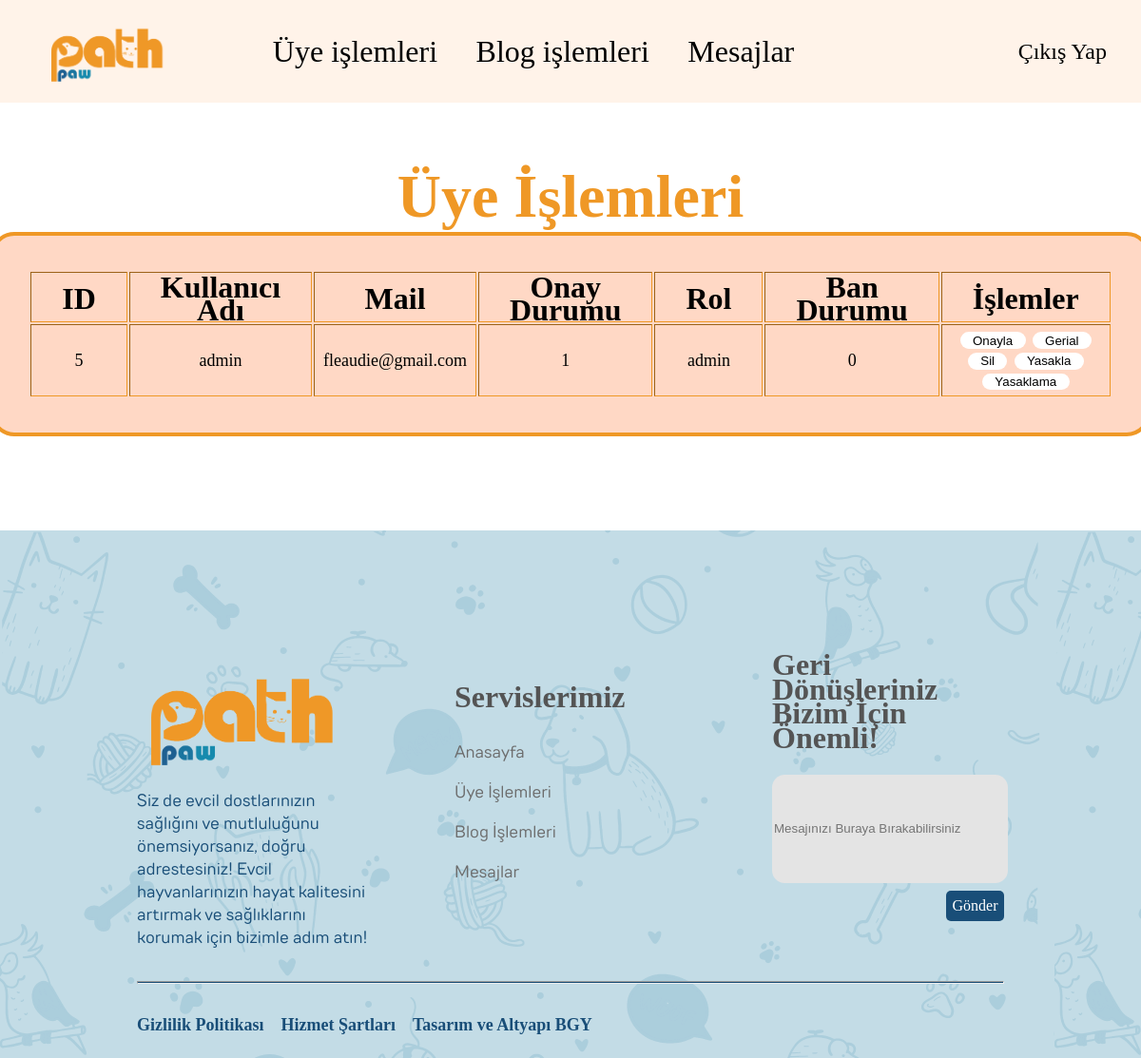
/php/admin/adduser.php (signed in), run on the app's committed database.
### tables this page shows
CREATE TABLE `users` (
  `id` int(11) NOT NULL,
  `username` varchar(250) NOT NULL,
  `mail` varchar(250) NOT NULL,
  `name` varchar(250) NOT NULL,
  `surname` varchar(250) NOT NULL,
  `password` varchar(250) NOT NULL,
  `role` varchar(250) NOT NULL COMMENT 'user',
  `approved` int(11) NOT NULL,
  `banned` int(11) NOT NULL
);

### php/admin/adduser.php (the view, shortened to what this page needs)
<?php
$conn = new mysqli("localhost", "root", "", "pawpath");
$conn->set_charset("utf8");
?>
<!DOCTYPE html>
<html lang="en">
<head>
    <link rel="stylesheet" href="../../css/style.css">
</head>
<body>
    <div class="container">
        <div class="col-head">
            <div class="col-logo"><img src="../../img/logo.png"></div>
            <div class="col-menu">
                <ul>
                    <li><a href="adduser.php">Üye işlemleri</a></li>
                    <li><a href="addblog.php">Blog işlemleri</a></li>
                    <li><a href="messages.php">Mesajlar</a></li>
                </ul>
            </div>
            <div class="col-user-act">
                <ul>
                    <li><a href="../../php/logout.php">Çıkış Yap</a></li>
                </ul>
            </div>
        </div>
        <div class="columns col-users">
            <div class="col-userhead">
        <h2>Üye İşlemleri</h2>
</div>
<div class="col-user-table">
    <table border="1">
        <tr>
            <th>ID</th>
            <th>Kullanıcı Adı</th>
            <th>Mail</th>
            <th>Onay Durumu</th>
            <th>Rol</th>
            <th>Ban Durumu</th>
            <th>İşlemler</th>
        </tr>
        <?php
        $result = $conn->query("SELECT * FROM users ");
        while ($row = $result->fetch_assoc()) {
            echo "<tr>";
            echo "<td>{$row['id']}</td>";
            echo "<td>{$row['username']}</td>";
            echo "<td>{$row['mail']}</td>";
            echo "<td>{$row['approved']}</td>";
            echo "<td>{$row['role']}</td>";
            echo "<td>{$row['banned']}</td>";
            echo "<td>
                    <form action=\"\" method=\"POST\">
                        <input type=\"hidden\" name=\"userId\" value=\"{$row['id']}\">
                        <input type=\"submit\" name=\"case\" value=\"Onayla\">
                        <input type=\"submit\" name=\"case\" value=\"Gerial\">
                        <input type=\"submit\" name=\"case\" value=\"Sil\">
                        <input type=\"submit\" name=\"case\" value=\"Yasakla\">
                        <input type=\"submit\" name=\"case\" value=\"Yasaklama\">
                    </form>
                  </td>";
            echo "</tr>";
        }
        ?>
    </table>
    </div>
        </div>
        <div class="col-footer col-footer-bg">
            <div class="col-footer1">
                <div class="col-left">
                    <img src="../../img/logo.png"><br>
                    <p>Siz de evcil dostlarınızın sağlığını ve mutluluğunu önemsiyorsanız, doğru adrestesiniz! Evcil hayvanlarınızın hayat kalitesini artırmak ve sağlıklarını korumak için bizimle adım atın!</p>
                </div>
                <div class="col-center">
                    <h2>Servislerimiz</h2>
                    <ul>
                        <li><a href="index.php">Anasayfa</a></li>
                        <li><a href="#">Üye İşlemleri</a></li>
                        <li><a href="#">Blog İşlemleri</a></li>
                        <li><a href="#">Mesajlar</a></li>
                    </ul>
                </div>
                <div class="col-right">
                    <h6>Geri Dönüşleriniz Bizim İçin Önemli!</h6>
                    <form>
                        <input type="text" id="footertext" placeholder="Mesajınızı Buraya Bırakabilirsiniz" />
                        <button type="submit" id="footerbtn">Gönder</button>
                    </form>
                </div>
            </div>
            <div class="col-footer-hr"><hr></div>
            <div class="col-footer2">
                <div class="col-copy">
                    <h4>Gizlilik Politikası</h4>
                    <h4>Hizmet Şartları</h4>
                    <h4>Tasarım ve Altyapı BGY</h4>
                </div>
            </div>
        </div>
    </div>
</body>
</html>

### css/style.css (style rules this page uses)
html { font-size: 20px; }
body { font-size: 1.125rem; color: #000000; margin: 0; }
h2 { font-size: 1.5rem; }
.container { width: 100%; margin: 0 auto; }
.columns { display: flex; justify-content: space-between; align-items: center; padding: .5em 3em; margin: 0; }
.col-head { background: #fedab850; height: 6em; display: flex; justify-content: space-between; align-items: center; font-family: "Dongle-Bold"; }
.col-logo { width: 10%; }
.col-logo img { width: 100%; padding: .5em 3em; }
.col-menu { width: 60%; }
.col-menu ul li { list-style-type: none; padding: .5em 2em; margin: 0; display: inline-block; }
.col-menu a { color: #000000; text-decoration: none; font-size: 2rem; }
.col-user-act { width: auto; max-width: 30%; }
.col-user-act a { color: #000000; text-decoration: none; font-size: 1.5rem; }
.col-user-act ul li { list-style-type: none; display: inline-block; padding: .5em 2em .5em 0; margin-left: -1em; }
.col-footer { margin: 0; display: flex; flex-direction: column; }
.col-footer1 { display: flex; justify-content: space-between; align-items:center; padding: .4em 8em; margin: 0; }
.col-footer2 { display: flex; justify-content: space-between; align-items: center; padding: 0 8em; margin: 0; }
.col-footer-hr { display: flex; justify-content: space-between; align-items: center; padding: 0 8em; margin: 0; }
.col-footer-bg { background: url(../img/footer_background.png); background-color: #1a779f42; }
.col-left { text-align: center ; margin-top: 6em; width: 33%; }
.col-left img { padding:1em 1em 0 0 ; width: 80%; }
.col-left p { font-family: "TT-Regular"; text-align: left; color: #194E78; }
.col-center { margin-bottom: -3em; margin-left: 5em; width: 33%; }
.col-center h2 { font-family: "Dongle-Bold"; color:#545454; font-size: 2rem; text-align: left; }
.col-center a { font-family: "TT-Regular"; text-decoration: none; color: #6C6C6C; padding-left: 0; padding: 0; }
.col-center ul li { list-style-type: none; margin-top: 1em; padding: 0; }
.col-center ul { padding: 0; }
.col-right { margin-left: 5em; width: 33%; }
.col-right h6 { margin-bottom: .8em; font-family: "Dongle-Bold"; color:#545454; font-size: 2rem; line-height: .8em; }
#footertext { width:100%; height: 7rem; background-color: #E4E4E4; border: none; border-radius: 1em; }
#footerbtn { float: right; margin-top: .5em; cursor: pointer ; margin-left: auto; margin-right: 0; font-size: 1rem; font-family: "Dongle-Bold"; border:none; border-radius: 5px; height:2em; width: 25%; background-color: #194E78; color: white; }
.col-footer-hr hr { width: 100%; background-color: #194E78; height: .07em; }
.col-copy { display: flex; padding:0 1em 0 0; }
.col-copy h4 { margin-right: 1em; color: #194E78; font-family: "Dongle-Bold"; }
.col-users { flex-direction: column; }
.col-userhead { width: 100%; display: flex; align-items: center; justify-content: center; }
.col-userhead h2 { text-align: center; font-family: "Dongle-Bold"; font-size: 4rem; color: #ef9826; margin-bottom: 0; padding-bottom: 0; }
.col-user-table { width: 100%; display: flex; justify-content: center; }
.col-user-table table { background-color: #ffd8c5; border: 4px solid #EF9826; border-radius: 25px; padding: 2em; margin-bottom: 5em; }
.col-user-table table th { font-family: "Dongle-Bold"; font-size: 2rem; padding: .1em 1em 0 1em; line-height: 1.5rem; }
.col-user-table table tr td { text-align: center; padding: .25em .5em; max-width: 600px; }
.col-user-table form input[type="submit"] { background-color: #ffffff; border: none; border-radius: 25px; margin: .1em; padding: .1em 1em; }
@media (max-width: 1680px) { html { font-size: 18px; } }
@media (max-width: 1680px) { .columns { display: flex; justify-content: space-between; align-items: center; padding: .5em 3em; margin: 0; } }
@media (max-width: 1680px) { .col-menu ul li { list-style-type: none; padding: .5em 2em; margin: 0; display: inline-block; } }
@media (max-width: 1680px) { .col-user-act ul li { list-style-type: none; display: inline-block; padding: .5em 2em .5em 0; margin-left: -1em; } }
@media (max-width: 1400px) { html { font-size: 16px; } }
@media (max-width: 1400px) { .columns { display: flex; justify-content: space-between; align-items: center; padding: .5em 3em; margin: 0; } }
@media (max-width: 1400px) { .col-menu ul li { list-style-type: none; padding: .5em 1em; margin: 0; display: inline-block; } }
@media (max-width: 1400px) { .col-user-act ul li { list-style-type: none; display: inline-block; padding: .5em 2em .5em 0; margin-left: -1.5em; } }

### data on the page
users: id "5", username "admin", mail "fleaudie@gmail.com", approved "1", role "admin", banned "0"
